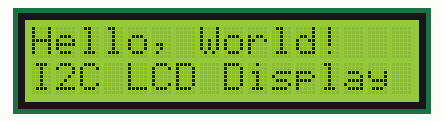
This sketch was run on a simulated Arduino Uno, built with avr-gcc and run on an emulated ATmega328P. Parts: 16×2 character LCD.

Above: at 0.1 s.
At 5.09 s:
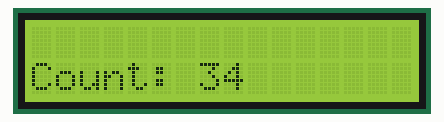
At 10.07 s:
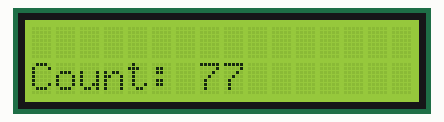
At 19.97 s:
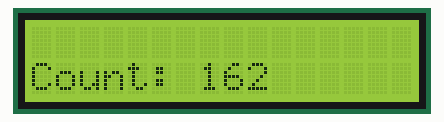
At 29.9 s:
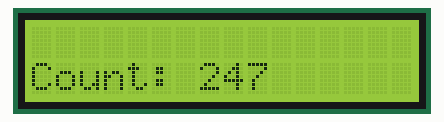
At 39.83 s:
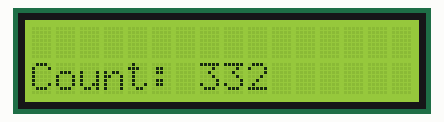

The sketch:

lcdexample.ino
```cpp
#include <Wire.h>
#include <LiquidCrystal_I2C.h>

// Initialize with known address 0x27 and LCD dimensions 16x2
LiquidCrystal_I2C lcd(0x27, 16, 2);

int counter = 0;

void setup() {
    lcd.init();           // Initialize the LCD
    lcd.backlight();      // Ensure the backlight is on
    lcd.setCursor(0, 0);  // Set cursor to the top-left corner
    lcd.print("Hello, World!");
    lcd.setCursor(0, 1);  // Move to the second row
    lcd.print("I2C LCD Display");
    delay(1000);
}

void loop() {
    lcd.clear();            // Clear lcd (not necessary but nice)
    lcd.setCursor(0, 1);    // Set cursor to start of the second row
    lcd.print("Count: ");   // Print the label
    lcd.print(counter);     // Display the counter value
    lcd.print("    ");      // Clear extra characters

    counter++;              // Increment the counter
    delay(100);            // Wait for ms
}

// Optimal LCD update: every 50-100 ms (~10-20 fps)
// Fastest safe LCD update: every 10-20 ms
```
